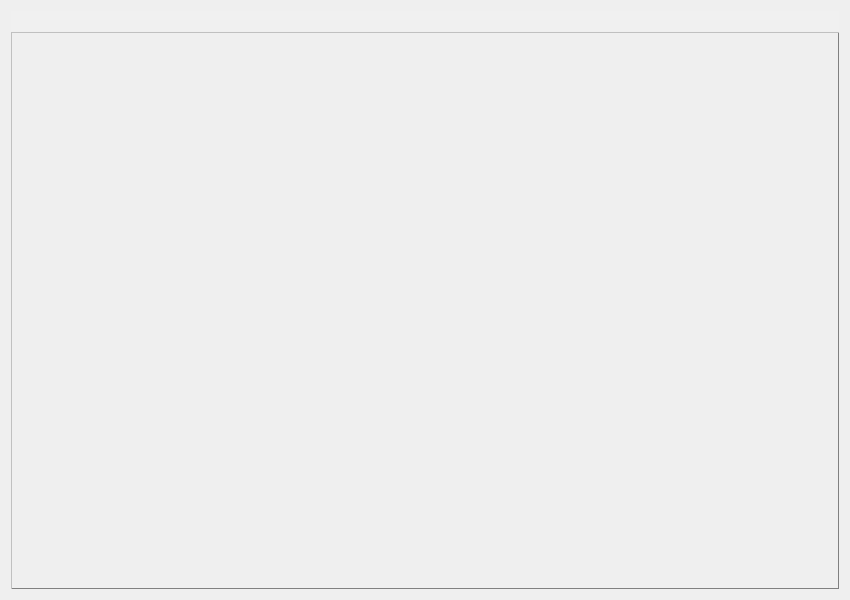
<?xml version="1.0" encoding="UTF-8"?>
<ui version="4.0">
 <class>QTools</class>
 <widget class="QWidget" name="QTools">
  <property name="geometry">
   <rect>
    <x>0</x>
    <y>0</y>
    <width>850</width>
    <height>600</height>
   </rect>
  </property>
  <property name="windowTitle">
   <string>QTools</string>
  </property>
  <property name="styleSheet">
   <string notr="true"/>
  </property>
  <layout class="QVBoxLayout" name="verticalLayout">
   <property name="spacing">
    <number>1</number>
   </property>
   <item>
    <widget class="QListWidget" name="winList">
     <property name="sizePolicy">
      <sizepolicy hsizetype="Expanding" vsizetype="Fixed">
       <horstretch>0</horstretch>
       <verstretch>0</verstretch>
      </sizepolicy>
     </property>
     <property name="maximumSize">
      <size>
       <width>16777215</width>
       <height>20</height>
      </size>
     </property>
     <property name="styleSheet">
      <string notr="true">background-color: rgb(240, 240, 240);</string>
     </property>
     <property name="frameShape">
      <enum>QFrame::NoFrame</enum>
     </property>
     <property name="flow">
      <enum>QListView::LeftToRight</enum>
     </property>
    </widget>
   </item>
   <item>
    <widget class="QStackedWidget" name="winStack">
     <property name="styleSheet">
      <string notr="true">border:1px outset  grey;</string>
     </property>
     <property name="currentIndex">
      <number>-1</number>
     </property>
    </widget>
   </item>
  </layout>
 </widget>
 <layoutdefault spacing="6" margin="11"/>
 <resources/>
 <connections/>
</ui>
